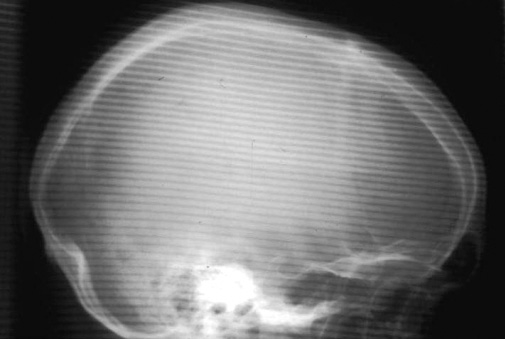
%> input picture HandsOn 3/Moire1.bmp, 505 x 339 px
$ octave fourireHandsOn.m   (GNU Octave 9; MATLAB toolbox functions it lacks are replaced by stand-ins)
%> lines starting %> are read from the running program, lines starting %| are printed output that depends on the picture; in (x1, y1, x2, y2) boxes, pixels count from 0 and x2, y2 are one past the last pixel; in counts of white or black regions, pixels touching at a corner belong together; the program's own positions count from 1
### HandsOn 3/RemoveMoire.m
function RestoredImage = RemoveMoire(InputImage)
figure,imshow(InputImage),title("original");
dimg2=im2double(InputImage);
grayimg2=rgb2gray(dimg2);
fimg2=fft2(grayimg2);
%figure,imshow(abs(fimg2),[]),title("after fourire (fft2) ");
fshimg2=fftshift(fimg2);
%figure,imshow(abs(fshimg2),[]),title("after shift ");
logimg2=log(1+abs(fshimg2));
%figure,imshow(logimg2,[]),title("log");
matimg2=ones(size(grayimg2));
[row,col]=size(grayimg2);
disp(row);
if row == 335
    matimg2(158:174,120:136) = 0;
    matimg2(165:179, 56:66) = 0;
end
if row == 339

    matimg2(69:97,252:282)=0;
	matimg2(113:140,250:270)=0;
	matimg2(205:228,234:261)=0;
	matimg2(238:273,226:257)=0;

end
img2sheft=matimg2.*fshimg2;
ishimg2=ifftshift(img2sheft);
finalimg2=ifft2(ishimg2);
figure,imshow(real(finalimg2)),title("final");
RestoredImage=finalimg2;
end

### HandsOn 3/fourireHandsOn.m
img1=imread('Moire1.bmp');
%> img1 is the input picture: size 339x505x3 uint8; min 7, max 255, mean 109.4
img2=imread('Moire2.bmp');
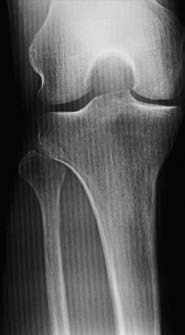
%> input picture HandsOn 3/Moire2.bmp, 185 x 335 px
%> img2 is the input picture: size 335x185x3 uint8; min 4, max 232, mean 90.8
final1=RemoveMoire(img1);
%> in RemoveMoire, `logimg2=log(1+abs(fshimg2));`:
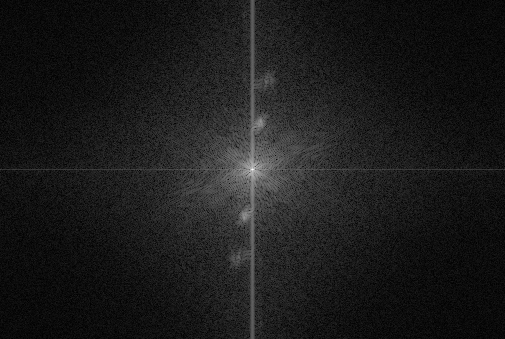
%> logimg2: size 339x505 double; min 0.00573, max 11.2, mean 1.21; drawn with min black and max white
%| 339
%> in RemoveMoire, `matimg2(69:97,252:282)=0;`:
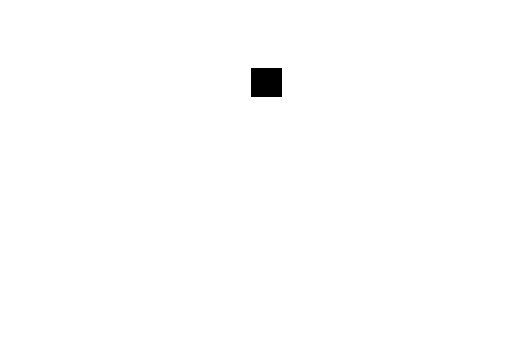
%> matimg2: size 339x505 double; values 0 (black) and 1 (white), 99.5% white; 1 black region, box (x1, y1, x2, y2) and area: (251, 68, 282, 97) 899
%> in RemoveMoire, `matimg2(238:273,226:257)=0;`:
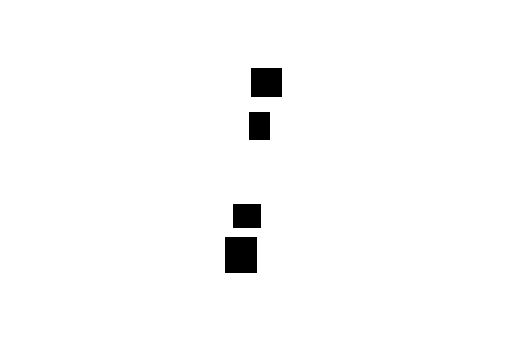
%> matimg2: size 339x505 double; values 0 (black) and 1 (white), 98.1% white; 4 black regions, box (x1, y1, x2, y2) and area: (225, 237, 257, 273) 1152, (251, 68, 282, 97) 899, (233, 204, 261, 228) 672, (249, 112, 270, 140) 588
final2=RemoveMoire(img2);
%> in RemoveMoire (call 2), `logimg2=log(1+abs(fshimg2));`:
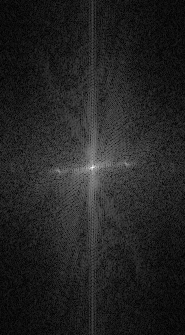
%> logimg2: size 335x185 double; min 0.00541, max 10, mean 1.39; drawn with min black and max white
%| 335
%> in RemoveMoire (call 2), `matimg2(158:174,120:136) = 0;`:
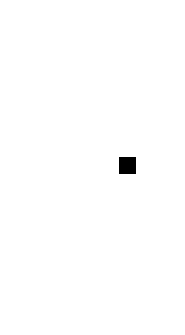
%> matimg2: size 335x185 double; values 0 (black) and 1 (white), 99.5% white; 1 black region, box (x1, y1, x2, y2) and area: (119, 157, 136, 174) 289
%> in RemoveMoire (call 2), `matimg2(165:179, 56:66) = 0;`:
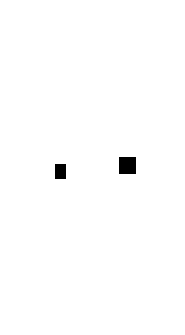
%> matimg2: size 335x185 double; values 0 (black) and 1 (white), 99.3% white; 2 black regions, box (x1, y1, x2, y2) and area: (119, 157, 136, 174) 289, (55, 164, 66, 179) 165
